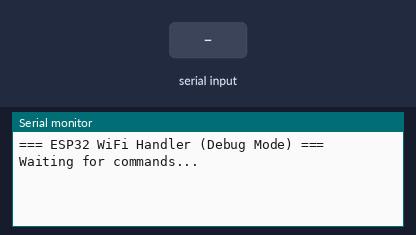
A sketch run on a simulated ESP32. Parts: the last lines printed to the serial monitor. The test bench sets the inputs (shaded band). WiFi joins after 1.5 s; servers stay silent unless stated; uploads are accepted with an empty reply.

Above: at 2.2 s.
2.3 s: "SSID:\n" received over the second serial link
At 3.5 s:
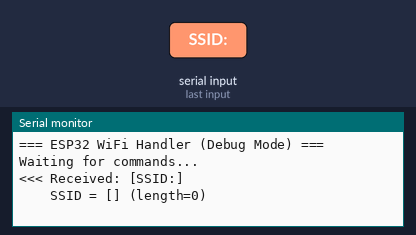
3.8 s: "PASS:\n" received over the second serial link
At 4.9 s:
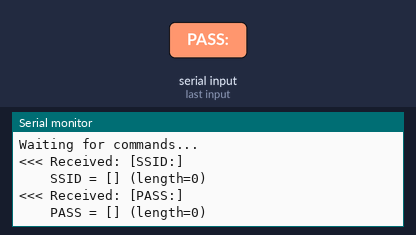
5.3 s: "URL:\n" received over the second serial link
At 6.1 s:
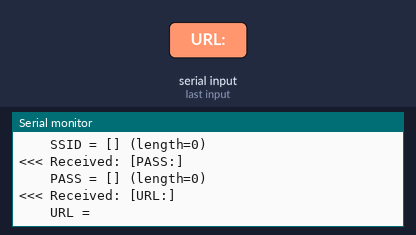
6.8 s: "BODY:\n" received over the second serial link
At 7.2 s:
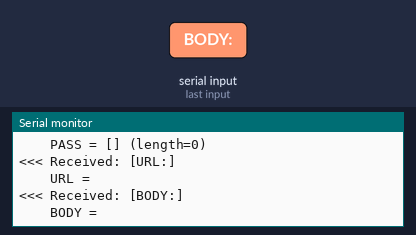
8.3 s: "WIFI_TEST\n" received over the second serial link
At 9.5 s:
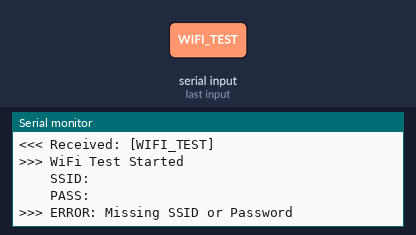
9.8 s: "SEND\n" received over the second serial link
At 12.1 s:
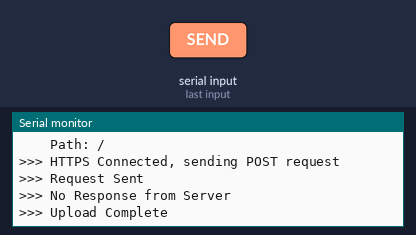

Measured:
- after the input at 2.3 s, the serial monitor: prints a new line at once (image 1)
- after the input at 3.8 s, the serial monitor: prints a new line at once (image 2)
- after the input at 5.3 s, the serial monitor: prints a new line at once (image 3)
- after the input at 6.8 s, the serial monitor: prints a new line at once (image 4)
- after the input at 8.3 s, the serial monitor: prints a new line at once (image 5)
- after the input at 9.8 s, the serial monitor: prints a new line at once (image 6)

The sketch:

sketch_oct24a.ino
```cpp
#include <WiFi.h>
#include <WiFiClientSecure.h>

String ssid, password, url, body;
bool readyToSend = false;
bool wifiConnected = false;

WiFiClientSecure client;

void setup() {
  Serial2.begin(115200, SERIAL_8N1, 16, 17);
  delay(500);
  Serial2.println("ESP32 ready");

  Serial.begin(115200);
  delay(500);
  Serial.println("\n=== ESP32 WiFi Handler (Debug Mode) ===");
  Serial.println("Waiting for commands...\n");
}

void loop() {
  if (Serial2.available()) {
    String line = Serial2.readStringUntil('\n');
    line.trim();

    Serial.println("<<< Received: [" + line + "]");

    if (line.startsWith("SSID:")) {
      ssid = line.substring(5);
      Serial2.println("SSID received");
      Serial.println("    SSID = [" + ssid + "] (length=" + String(ssid.length()) + ")");
    }
    else if (line.startsWith("PASS:")) {
      password = line.substring(5);
      Serial2.println("Password received");
      Serial.println("    PASS = [" + password + "] (length=" + String(password.length()) + ")");
    }
    else if (line.startsWith("URL:")) {
      url = line.substring(4);
      Serial2.println("URL received");
      Serial.println("    URL = " + url);
    }
    else if (line.startsWith("BODY:")) {
      body = line.substring(5);
      Serial2.println("Body received");
      Serial.println("    BODY = " + body);
    }
    else if (line == "WIFI_TEST") {
      Serial2.println("Testing WiFi");
      Serial.println(">>> WiFi Test Started");
      Serial.println("    SSID: " + ssid);
      Serial.println("    PASS: " + password);
      testWiFi();
    }
    else if (line == "SEND") {
      Serial2.println("Starting upload");
      Serial.println(">>> Upload Started");
      readyToSend = true;
    }
  }

  if (readyToSend) {
    readyToSend = false;

    if (!wifiConnected) {
      Serial.println(">>> WiFi not connected, connecting...");
      if (!connectWiFi()) {
        Serial.println(">>> WiFi connection failed, aborting upload");
        return;
      }
    }

    uploadData();
  }
}

void testWiFi() {
  if (ssid == "" || password == "") {
    Serial2.println("Error: No credentials");
    Serial.println(">>> ERROR: Missing SSID or Password");
    return;
  }
  connectWiFi();
}

bool connectWiFi() {
  Serial2.println("Connecting WiFi...");
  Serial.println(">>> Starting WiFi connection");
  Serial.println("    Target SSID: " + ssid);

  WiFi.mode(WIFI_STA);
  WiFi.disconnect();
  delay(100);

  WiFi.begin(ssid.c_str(), password.c_str());
  Serial.println(">>> WiFi.begin() called");

  int timeout = 0;
  while (WiFi.status() != WL_CONNECTED && timeout < 20) {
    delay(500);
    Serial2.print(".");

    int status = WiFi.status();
    Serial.print(".");
    Serial.print(" [" + String(timeout) + "] Status=" + String(status));

    switch(status) {
      case WL_IDLE_STATUS:
        Serial.println(" (Idle)");
        break;
      case WL_NO_SSID_AVAIL:
        Serial.println(" (SSID not found!)");
        break;
      case WL_CONNECT_FAILED:
        Serial.println(" (Connection failed!)");
        break;
      case WL_DISCONNECTED:
        Serial.println(" (Disconnected)");
        break;
      default:
        Serial.println("");
    }

    timeout++;
  }

  Serial.println("\n>>> Final WiFi Status: " + String(WiFi.status()));

  if (WiFi.status() != WL_CONNECTED) {
    Serial2.println("\nWiFi failed!");
    Serial.println(">>> WiFi Connection FAILED");
    Serial.println("    Status Code: " + String(WiFi.status()));
    wifiConnected = false;
    return false;
  }

  wifiConnected = true;
  String ip = WiFi.localIP().toString();
  Serial2.println("\nWiFi connected");
  Serial2.println("IP: " + ip);
  Serial.println(">>> WiFi Connection SUCCESS");
  Serial.println("    IP Address: " + ip);
  Serial.println("    RSSI: " + String(WiFi.RSSI()) + " dBm");

  return true;
}

void uploadData() {
  Serial.println(">>> Starting HTTPS Upload");

  client.setInsecure();

  String host = "";
  String path = "/";

  String tempUrl = url;
  if (tempUrl.startsWith("https://")) {
    tempUrl.remove(0, 8);
  }

  int slash = tempUrl.indexOf('/');
  if (slash > 0) {
    host = tempUrl.substring(0, slash);
    path = tempUrl.substring(slash);
  } else {
    host = tempUrl;
  }

  Serial.println("    Host: " + host);
  Serial.println("    Path: " + path);
  Serial2.println("Connecting to: " + host);

  if (!client.connect(host.c_str(), 443)) {
    Serial2.println("Connection failed");
    Serial.println(">>> HTTPS Connection FAILED");
    return;
  }

  Serial.println(">>> HTTPS Connected, sending POST request");

  client.println("POST " + path + " HTTP/1.1");
  client.println("Host: " + host);
  client.println("User-Agent: ESP32-Mega2560");
  client.println("Content-Type: application/json");
  client.println("Content-Length: " + String(body.length()));
  client.println("Connection: close");
  client.println();
  client.println(body);

  Serial2.println("Request sent");
  Serial.println(">>> Request Sent");

  unsigned long start = millis();
  while (client.connected() && millis() - start < 10000) {
    String line = client.readStringUntil('\n');
    if (line == "\r") break;
  }

  String response = "";
  while (client.available()) {
    response += (char)client.read();
  }

  if (response.length() > 0) {
    Serial2.println("Response: " + response);
    Serial.println(">>> Server Response: " + response);
  } else {
    Serial2.println("No response");
    Serial.println(">>> No Response from Server");
  }

  client.stop();
  Serial2.println("Upload complete");
  Serial.println(">>> Upload Complete\n");
}
```
